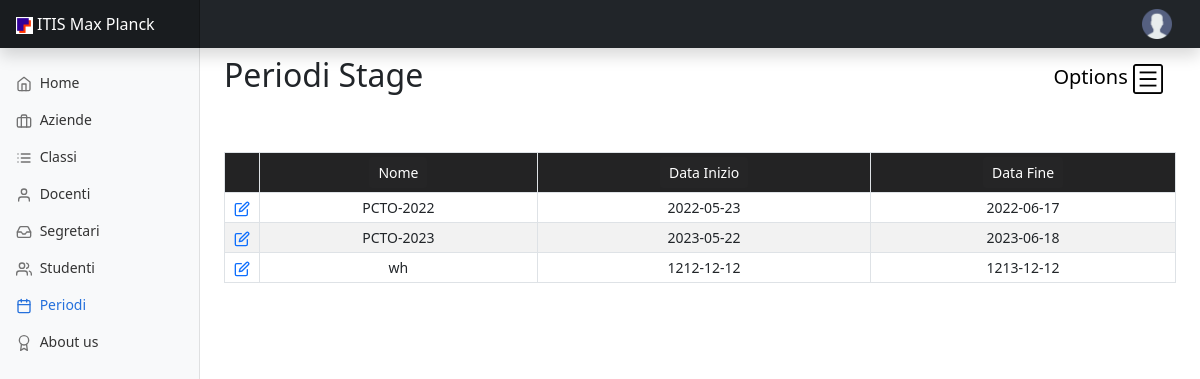
Page /periodo-stage.php (signed in) on the committed database.
### tables this page shows
CREATE TABLE `periodo_stage` (
  `id` int NOT NULL,
  `nome` varchar(100) NOT NULL,
  `data_inizio` date NOT NULL DEFAULT (curdate()),
  `data_fine` date NOT NULL DEFAULT (curdate())
);

### periodo-stage.php (the view, shortened to what this page needs)
<!doctype html>
<html lang="en">
  <head>
    <?php require("Include/head.php");?>
  </head>
  <body>
<?php require("Include/navbar.php")?>
<div class="container-fluid">
  <div class="row">
    <?php require("Include/menu.php");?>
	<?php
    function generaTabella($result)
    {
        echo '<div class="justify-content-center">';
            echo '</br></br><table class="table table-striped table-bordered table-sm table-responsive" style="text-align:center">';
                echo '<tr bgcolor="#252526">';
                echo '<th style="width: 3.66%"></th>';
                echo '<th ><input class="btn btn-sm" style="background-color:#252526; color:#ffffff" type="submit" name="ordinaNome" value="Nome"/></th>';
                echo '<th ><input class="btn btn-sm" style="background-color:#252526; color:white" type="submit" name="ordinaCognome" value="Data Inizio"/></th>';
                echo '<th ><input class="btn btn-sm" style="background-color:#252526; color:white" type="submit" name="ordinaCitta" value="Data Fine"/></th>';
                echo "</tr>";
                if ($result->num_rows > 0) {
                    while ($row = $result->fetch_assoc()) {
                        echo '<td><a href="periodo-stage-dettaglio.php?id='.htmlspecialchars($row["id"]).'"><span data-feather="edit"></span></a></td>';
                        echo '<td>' . htmlspecialchars($row["nome"]) . '</td>';
                        echo '<td>' . htmlspecialchars($row["data_inizio"]) . '</td>';
                        echo '<td>' . htmlspecialchars($row["data_fine"]) . '</td>';
                    }
                }
            echo "</table>";
        echo '</div>';
    }
    ?>
    <?php
    if (!isset($_POST["submit"])) {
    ?>
    <main class="col-md-9 ms-sm-auto col-lg-10 px-md-4">
    <nav class="navbar">
                <h1 class="h2">Periodi Stage</h1>
                <button class="navbar-toggler" type="button" data-bs-toggle="offcanvas" data-bs-target="#offcanvasNavbar" aria-controls="offcanvasNavbar">
                    Options
                    <span class="navbar-toggler-icon" style="background-image: url('Images/option_icon.png');"></span>
                </button>
            </nav>
		<?php
        if (isset($_POST["ordinaNome"])) {
            $_SESSION['varOrNome'] += 1;
            $_SESSION["varOrInizio"] = 0;
            $_SESSION["varOrFine"] = 0;
            if ($_SESSION['varOrNome'] % 2 == 0) {
                $sql = "SELECT * FROM `periodo_stage` order by nome DESC";
            } else {
                $sql = "SELECT * FROM `periodo_stage` order by nome ASC";
            }
            $result = $conn->query($sql);
            generaTabella($result);
        } else{
            $sql = "SELECT * FROM `periodo_stage`";
            $result = $conn->query($sql);
            generaTabella($result);
        }
    }
        ?>
        </div>
        </div>
  </body>
</html>

### dashboard/dashboard.css (style rules this page uses)
body { font-size: .875rem; }
.feather { width: 16px; height: 16px; vertical-align: text-bottom; }
.navbar .navbar-toggler { top: .25rem; right: 1rem; }
td,th { padding: 15px; }

### rows in the picture
periodo_stage: nome "PCTO-2022", data_inizio "2022-05-23", data_fine "2022-06-17"
periodo_stage: nome "PCTO-2023", data_inizio "2023-05-22", data_fine "2023-06-18"
periodo_stage: nome "wh", data_inizio "1212-12-12", data_fine "1213-12-12"
